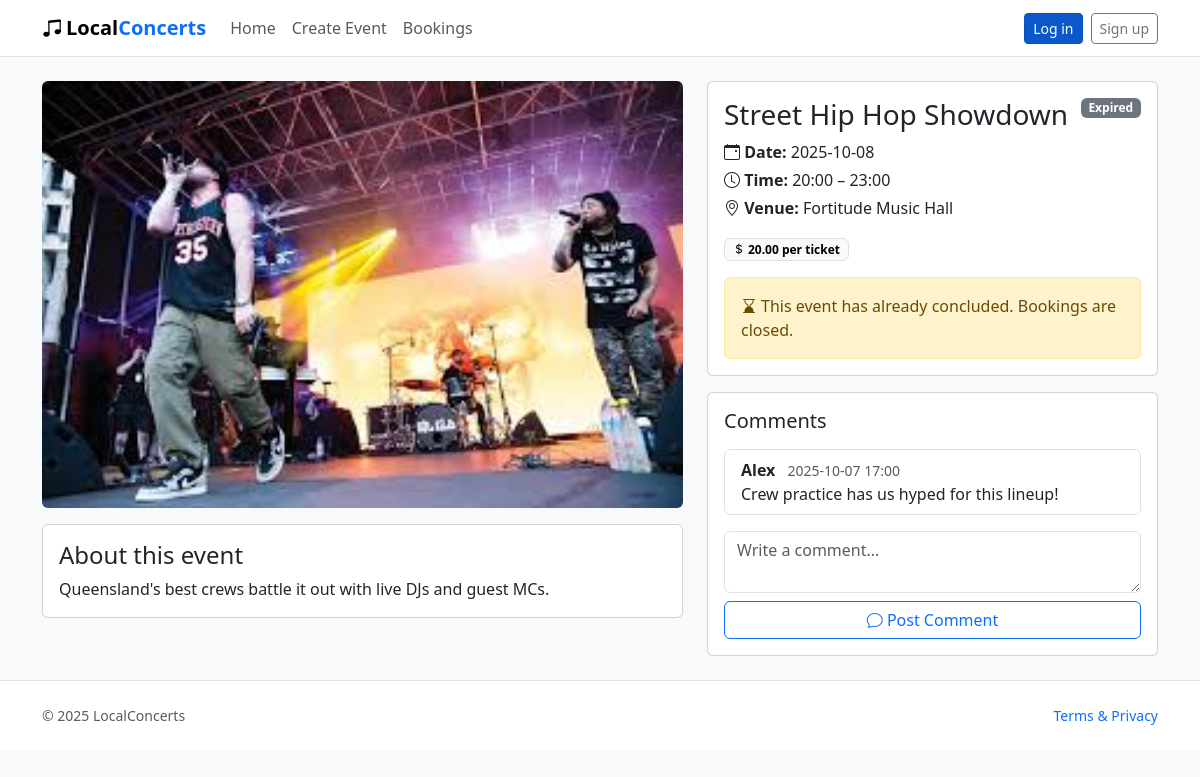
The page /events/4 on the database its author committed.
### website/models.py (models this page shows)
class Event(db.Model):
    id = db.Column(db.Integer, primary_key=True)
    title = db.Column(db.String(150), nullable=False)
    venue = db.Column(db.String(150), nullable=False)
    description = db.Column(db.Text, nullable=False)
    start_time = db.Column(db.DateTime, nullable=False)
    end_time = db.Column(db.DateTime, nullable=False)
    price = db.Column(db.Numeric(10, 2), nullable=False, default=0)
    status = db.Column(db.String(40), nullable=False, default='Open')
    category = db.Column(db.String(60))
    image_url = db.Column(db.String(255))
    comments = db.relationship('Comment', back_populates='event', cascade='all, delete-orphan')
    orders = db.relationship('Order', back_populates='event', cascade='all, delete-orphan')
    @property
    def is_expired(self) -> bool:
        reference = self.end_time or self.start_time
        if reference is None:
            return False
        return reference < datetime.utcnow()
    @property
    def display_status(self) -> str:
        base_status = (self.status or '').strip()
        if self.is_expired and base_status.lower() not in {'cancelled', 'expired'}:
            return 'Expired'
        return base_status or 'Open'

class Comment(db.Model):
    id = db.Column(db.Integer, primary_key=True)
    body = db.Column(db.Text, nullable=False)
    created_at = db.Column(db.DateTime, nullable=False, default=datetime.utcnow)
    user_id = db.Column(db.Integer, db.ForeignKey('user.id'), nullable=False)
    event_id = db.Column(db.Integer, db.ForeignKey('event.id'), nullable=False)
    user = db.relationship('User', back_populates='comments')
    event = db.relationship('Event', back_populates='comments')

class User(db.Model, UserMixin):
    id = db.Column(db.Integer, primary_key=True)
    name = db.Column(db.String(80), unique=True, nullable=False)
    email = db.Column(db.String(120), unique=True, nullable=False)
    password_hash = db.Column(db.String(255), nullable=False)
    orders = db.relationship('Order', back_populates='user', cascade='all, delete-orphan')
    comments = db.relationship('Comment', back_populates='user', cascade='all, delete-orphan')

### website/views.py (the view)
@main_bp.route('/events/<int:event_id>')
def event(event_id: int):
    event = db.session.get(Event, event_id)
    if event is None:
        abort(404)
    booking_form = BookingForm()
    image_url = event.image_url
    if image_url:
        if image_url.startswith(('http://', 'https://')):
            resolved_image_url = image_url
        else:
            normalized_path = image_url.lstrip('/')
            if normalized_path.startswith('static/'):
                normalized_path = normalized_path[len('static/'):]
            resolved_image_url = url_for('static', filename=normalized_path)
    else:
        resolved_image_url = url_for('static', filename='img/hero1.jpg')
    return render_template('event.html', event=event, event_image_url=resolved_image_url, booking_form=booking_form)

### website/forms.py
class BookingForm(FlaskForm):
    quantity = SelectField(
        "Tickets",
        choices=[(1, "1"), (2, "2"), (3, "3"), (4, "4"), (5, "5"), (6, "6"), (7, "7"), (8, "8")],
        coerce=int,
        validators=[InputRequired()],
    )
    submit = SubmitField("Book Now")

### website/templates/event.html (shortened to what this page needs)
<!doctype html>
<html lang="en">
<head>
  <link href="https://cdn.jsdelivr.net/npm/bootstrap@5.3.3/dist/css/bootstrap.min.css" rel="stylesheet"/>
  <link href="https://cdn.jsdelivr.net/npm/bootstrap-icons@1.11.3/font/bootstrap-icons.css" rel="stylesheet"/>
  <link rel="stylesheet" href="{{ url_for('static', filename='style/styles.css') }}"/>
</head>
<body>
  <nav class="navbar navbar-expand-lg bg-white border-bottom">
    <div class="container">
      <a class="navbar-brand fw-bold" href="{{ url_for('main.index') }}"><i class="bi bi-music-note-beamed me-1"></i>Local<span>Concerts</span></a>
      <div class="collapse navbar-collapse" id="navMain">
        <ul class="navbar-nav me-auto">
          <li class="nav-item"><a class="nav-link" href="{{ url_for('main.index') }}">Home</a></li>
          <li class="nav-item"><a class="nav-link" href="{{ url_for('main.create_event') }}">Create Event</a></li>
          <li class="nav-item"><a class="nav-link" href="{{ url_for('main.bookings') }}">Bookings</a></li>
        </ul>
        <div class="ms-3 d-flex align-items-center gap-2">
          {% if current_user.is_authenticated %}
            <span class="badge text-bg-success">Signed in as {{ current_user.name }}</span>
            <a class="btn btn-outline-secondary btn-sm" href="{{ url_for('auth.logout') }}">Log out</a>
          {% else %}
            <a class="btn btn-primary btn-sm{% if active_tab != 'register' %} active{% endif %}" aria-current="{{ 'page' if active_tab != 'register' else 'false' }}" href="{{ url_for('auth.login') }}">Log in</a>
            <a class="btn btn-outline-secondary btn-sm{% if active_tab == 'register' %} active{% endif %}" aria-current="{{ 'page' if active_tab == 'register' else 'false' }}" href="{{ url_for('auth.login', tab='register') }}">Sign up</a>
          {% endif %}
        </div>
      </div>
    </div>
  </nav>
  <main class="container py-4">
    <div class="row g-4">
      <div class="col-lg-7">
        <img src="{{ event_image_url }}" alt="{{ event.title }}" class="img-fluid rounded mb-3 w-100">
        <div class="card">
          <div class="card-body">
            <h4 class="card-title">About this event</h4>
            <p class="mb-0">{{ event.description }}</p>
          </div>
        </div>
      </div>
      <div class="col-lg-5">
        <div class="card">
          <div class="card-body">
            <div class="d-flex justify-content-between align-items-start mb-2">
              <h3 class="mb-0">{{ event.title }}</h3>
              {% set status_label = event.display_status %}
              {% if status_label %}
              {% set status_lower = status_label|lower %}
              {% set badge_class = 'secondary' %}
              {% if 'open' in status_lower %}
                {% set badge_class = 'success' %}
              {% elif 'sold' in status_lower %}
                {% set badge_class = 'danger' %}
              {% elif 'cancel' in status_lower %}
                {% set badge_class = 'dark' %}
              {% elif 'expired' in status_lower %}
                {% set badge_class = 'secondary' %}
              {% endif %}
              <span class="badge text-bg-{{ badge_class }}">{{ status_label }}</span>
              {% endif %}
            </div>
            <p class="mb-1"><i class="bi bi-calendar-event"></i> <strong>Date:</strong> {{ event.start_time.strftime('%Y-%m-%d') if event.start_time else 'TBA' }}</p>
            <p class="mb-1"><i class="bi bi-clock"></i> <strong>Time:</strong>
              {% if event.start_time and event.end_time %}
                {{ event.start_time.strftime('%H:%M') }} – {{ event.end_time.strftime('%H:%M') }}
              {% else %}
                TBA
              {% endif %}
            </p>
            <p class="mb-3"><i class="bi bi-geo-alt"></i> <strong>Venue:</strong> {{ event.venue }}</p>
            <div class="mb-3"><span class="badge text-bg-light border"><i class="bi bi-currency-dollar"></i> {{ '{:.2f}'.format(event.price) if event.price is not none else '0.00' }} per ticket</span></div>
            {% if event.is_expired %}
              <div class="alert alert-warning mb-0" role="alert">
                <i class="bi bi-hourglass-bottom me-1"></i>This event has already concluded. Bookings are closed.
              </div>
            {% endif %}
          </div>
        </div>
        <div class="card mt-3">
          <div class="card-body">
            <h5 class="card-title mb-3">Comments</h5>
            <ul class="list-group mb-3">
              {% set ordered_comments = event.comments | sort(attribute='created_at', reverse=True) %}
              {% if ordered_comments %}
                {% for comment in ordered_comments %}
                  <li class="list-group-item">
                    <strong>{{ comment.user.name if comment.user else 'Guest' }}</strong>
                    <small class="text-muted ms-2">{{ comment.created_at.strftime('%Y-%m-%d %H:%M') if comment.created_at else '' }}</small>
                    <div>{{ comment.body }}</div>
                  </li>
                {% endfor %}
              {% else %}
                <li class="list-group-item text-muted">No comments yet.</li>
              {% endif %}
            </ul>
            <form class="d-grid gap-2" action="#">
              <textarea class="form-control" rows="2" placeholder="Write a comment..." required></textarea>
              <button class="btn btn-outline-primary" type="submit"><i class="bi bi-chat"></i> Post Comment</button>
              </form>
          </div>
        </div>
      </div>
    </div>
  </main>
  <footer class="py-4 bg-white border-top">
    <div class="container d-flex justify-content-between align-items-center">
      <span class="text-muted small">&copy; <span>2025</span> LocalConcerts</span>
      <a class="small text-decoration-none" href="#">Terms & Privacy</a>
    </div>
  </footer>
</body>
</html>

### website/static/style/styles.css (style rules this page uses)
:root { --brand-accent: #0d6efd; }
body { background: #f8f9fa; }
.navbar-brand span { color: var(--brand-accent); font-weight: 700; }

### rows shown on the page
Event: description "Queensland's best crews battle it out with live DJs and guest MCs.", title "Street Hip Hop Showdown", start_time "2025-10-08", start_time "20:00", end_time "23:00", venue "Fortitude Music Hall", price "20.00"
Comment: user "Alex", created_at "2025-10-07 17:00", body "Crew practice has us hyped for this lineup!"

### other values the page prints
{{ status_label }} "Expired"
